Frame 1 (no input): blank canvas, image omitted
Frame 60 (no input): blank canvas, image omitted
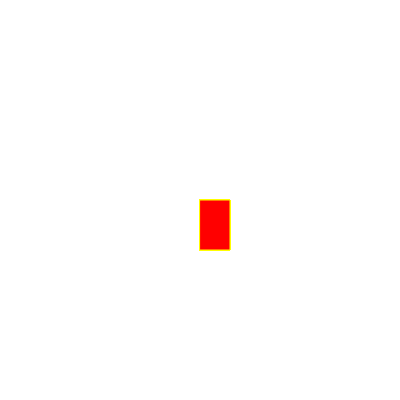
Frame 120 (the mouse pressed at the canvas centre since frame 60)

The p5.js sketch whose frames 1 and 60 were blank and that drew this single picture after the mouse press (run headless with seeded random() and noise() and a simulated clock; from frame 60 on, the mouse is pressed at the canvas centre):

// p5.js sketch
// ── sketch.js
function setup() {
    background(220);
    createCanvas(400, 400)
  }
  
  function draw() {
   
    
    stroke("yellow");
    fill("red");
    
    //console.log(mouseIsPressed);
    
    if(mouseIsPressed){
    rect(mouseX,mouseY, 30, 50);
    }
    
  }
   
  
